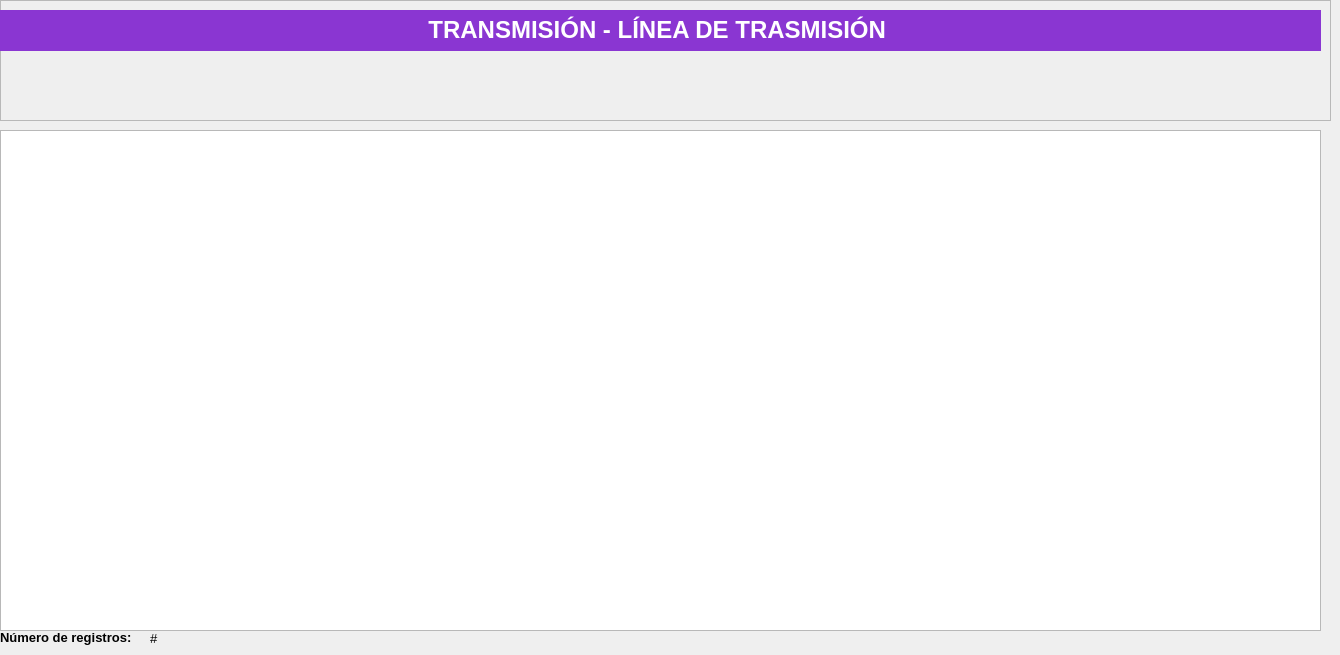
     <widget class="QWidget" name="tab_5">
      <attribute name="title">
       <string>VISITAS</string>
      </attribute>
      <widget class="QLabel" name="label_29">
       <property name="geometry">
        <rect>
         <x>0</x>
         <y>630</y>
         <width>141</width>
         <height>16</height>
        </rect>
       </property>
       <property name="font">
        <font>
         <pointsize>10</pointsize>
        </font>
       </property>
       <property name="text">
        <string>&lt;html&gt;&lt;head/&gt;&lt;body&gt;&lt;p&gt;&lt;span style=&quot; font-weight:600;&quot;&gt;Número de registros:&lt;/span&gt;&lt;/p&gt;&lt;/body&gt;&lt;/html&gt;</string>
       </property>
      </widget>
      <widget class="QFrame" name="buttonsFrame_4">
       <property name="geometry">
        <rect>
         <x>0</x>
         <y>0</y>
         <width>1331</width>
         <height>121</height>
        </rect>
       </property>
       <property name="sizePolicy">
        <sizepolicy hsizetype="Expanding" vsizetype="Expanding">
         <horstretch>0</horstretch>
         <verstretch>0</verstretch>
        </sizepolicy>
       </property>
       <property name="frameShape">
        <enum>QFrame::StyledPanel</enum>
       </property>
       <property name="frameShadow">
        <enum>QFrame::Raised</enum>
       </property>
       <widget class="QPushButton" name="open_button_linea">
        <property name="geometry">
         <rect>
          <x>0</x>
          <y>50</y>
          <width>141</width>
          <height>71</height>
         </rect>
        </property>
        <property name="cursor">
         <cursorShape>PointingHandCursor</cursorShape>
        </property>
        <property name="styleSheet">
         <string notr="true">QPushButton:hover
{
	border-style: solid;
   	background-color:#bbdefb;

}

QPushButton:pressed
{
	 	background-color:#0069c0;
}
</string>
        </property>
        <property name="text">
         <string/>
        </property>
        <property name="icon">
         <iconset>
          <normaloff>../assets/icons/icon_nuevo.png</normaloff>../assets/icons/icon_nuevo.png</iconset>
        </property>
        <property name="iconSize">
         <size>
          <width>150</width>
          <height>150</height>
         </size>
        </property>
        <property name="default">
         <bool>true</bool>
        </property>
        <property name="flat">
         <bool>true</bool>
        </property>
       </widget>
       <widget class="QPushButton" name="delete_btn_linea">
        <property name="geometry">
         <rect>
          <x>150</x>
          <y>50</y>
          <width>141</width>
          <height>71</height>
         </rect>
        </property>
        <property name="cursor">
         <cursorShape>PointingHandCursor</cursorShape>
        </property>
        <property name="styleSheet">
         <string notr="true">QPushButton:hover
{
	border-style: solid;
   	background-color:#bbdefb;

}

QPushButton:pressed
{
	 	background-color:#0069c0;
}
</string>
        </property>
        <property name="text">
         <string/>
        </property>
        <property name="icon">
         <iconset>
          <normaloff>../assets/icons/icon_del.png</normaloff>../assets/icons/icon_del.png</iconset>
        </property>
        <property name="iconSize">
         <size>
          <width>150</width>
          <height>150</height>
         </size>
        </property>
        <property name="default">
         <bool>true</bool>
        </property>
        <property name="flat">
         <bool>true</bool>
        </property>
       </widget>
       <widget class="QLabel" name="label_30">
        <property name="geometry">
         <rect>
          <x>0</x>
          <y>10</y>
          <width>1321</width>
          <height>41</height>
         </rect>
        </property>
        <property name="styleSheet">
         <string notr="true">background-color: #8a36d2;</string>
        </property>
        <property name="text">
         <string>&lt;html&gt;&lt;head/&gt;&lt;body&gt;&lt;p align=&quot;center&quot;&gt;&lt;span style=&quot; font-size:18pt; font-weight:600; color:#ffffff;&quot;&gt;TRANSMISIÓN - LÍNEA DE TRASMISIÓN &lt;/span&gt;&lt;/p&gt;&lt;/body&gt;&lt;/html&gt;</string>
        </property>
       </widget>
       <widget class="QPushButton" name="excel_btn_linea">
        <property name="geometry">
         <rect>
          <x>300</x>
          <y>50</y>
          <width>141</width>
          <height>71</height>
         </rect>
        </property>
        <property name="cursor">
         <cursorShape>PointingHandCursor</cursorShape>
        </property>
        <property name="styleSheet">
         <string notr="true">QPushButton:hover
{
	border-style: solid;
   	background-color:#bbdefb;

}

QPushButton:pressed
{
	 	background-color:#0069c0;
}
</string>
        </property>
        <property name="text">
         <string/>
        </property>
        <property name="icon">
         <iconset>
          <normaloff>../assets/icons/icon_gen_reporte.png</normaloff>../assets/icons/icon_gen_reporte.png</iconset>
        </property>
        <property name="iconSize">
         <size>
          <width>150</width>
          <height>150</height>
         </size>
        </property>
        <property name="default">
         <bool>true</bool>
        </property>
        <property name="flat">
         <bool>true</bool>
        </property>
       </widget>
      </widget>
      <widget class="QTableWidget" name="tableLinea">
       <property name="geometry">
        <rect>
         <x>0</x>
         <y>130</y>
         <width>1321</width>
         <height>501</height>
        </rect>
       </property>
       <property name="autoFillBackground">
        <bool>true</bool>
       </property>
       <property name="lineWidth">
        <number>5</number>
       </property>
       <property name="editTriggers">
        <set>QAbstractItemView::NoEditTriggers</set>
       </property>
       <property name="textElideMode">
        <enum>Qt::ElideLeft</enum>
       </property>
       <attribute name="horizontalHeaderMinimumSectionSize">
        <number>10</number>
       </attribute>
      </widget>
      <widget class="QLabel" name="booksQtyLabel_4">
       <property name="geometry">
        <rect>
         <x>150</x>
         <y>630</y>
         <width>47</width>
         <height>16</height>
        </rect>
       </property>
       <property name="font">
        <font>
         <pointsize>10</pointsize>
        </font>
       </property>
       <property name="text">
        <string>#</string>
       </property>
      </widget>
     </widget>
